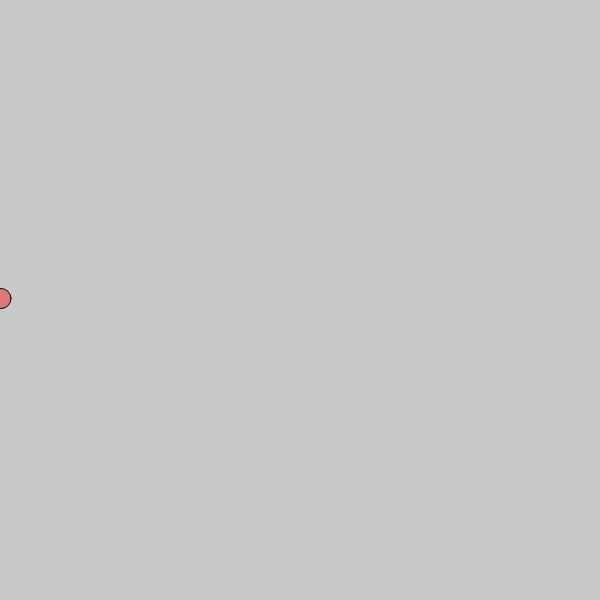
Frame 1 (no input)
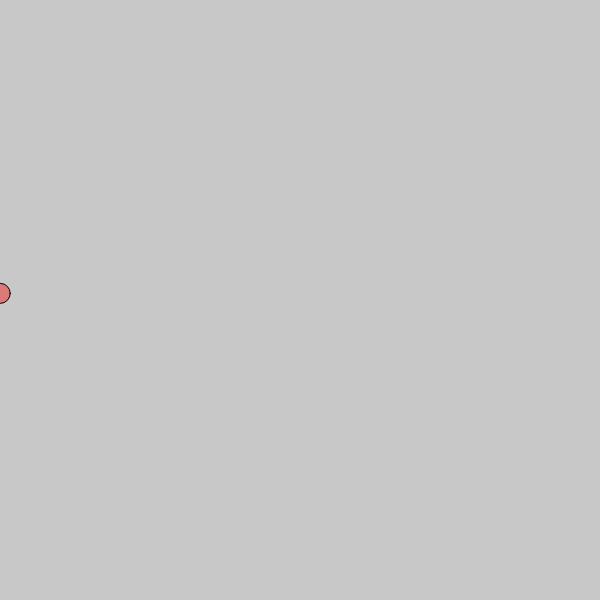
Frame 60 (no input)
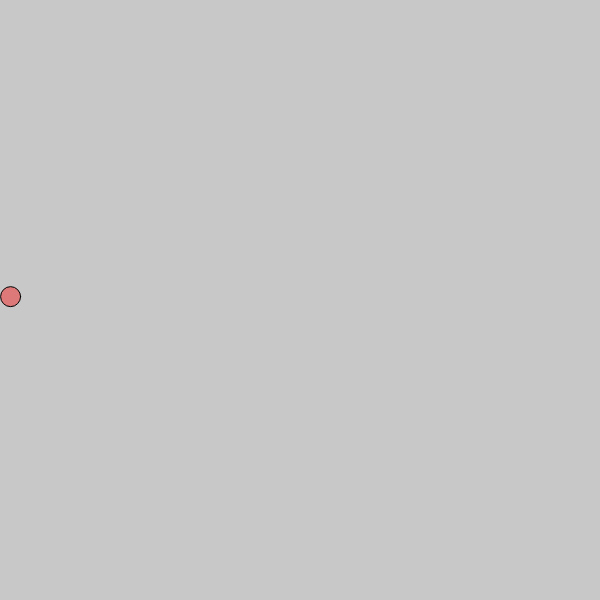
Frame 120 (the mouse pressed at the canvas centre since frame 60)

The p5.js sketch that drew these frames (run headless with seeded random() and noise() and a simulated clock; from frame 60 on, the mouse is pressed at the canvas centre):

// p5.js sketch
// ── sketch.js
//afc_14_01_starter_circle

var x;
var y;
var speed_x;
var speed_y;
var diameter;

function setup() {
  createCanvas(600,600);
  background(200,200,200);
  x = 0;
  y = 300;
  diameter = 20;
  speed_x = 2.5;
  speed_y = 2.5;
}

function wrap(){
  if(x > 600){
    x = 0;
  }
  if(y > 600){
    y = 0;
  }
}

function bounce(){
  if(x > 600 || x < 0){
    speed_x = speed_x * -1;
  }
  if(y > 600 || y < 0){
    speed_y = speed_y * -1;
  }
}

function move(){
  x+=speed_x;
  y+=speed_y;
}

function moveRandom(){
  x+=random(-speed_x,speed_x);
  y+=random(-speed_y, speed_y);
}

function draw() {
  background(200,200,200);
  //wrap();
  bounce();
  //move();
  moveRandom();
  fill(255,0,0,100);
  ellipse(x,y,diameter,diameter);
  print("x: " + x);
}
